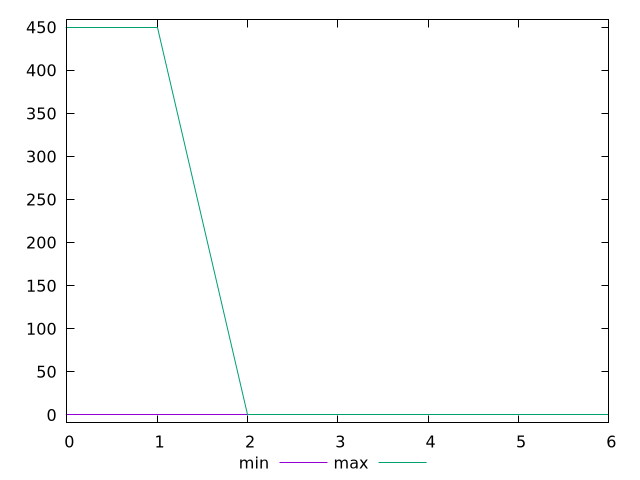

This figure's gnuplot source:
$_min <<EOF
0
0
0
0
0
0
0
EOF
$_max <<EOF
450
450
0
0
0
0
0
EOF
set key outside below
set terminal pngcairo
set output "report_00006_2020-11-02T20-21-41.718Z/unminified-css/progession_min_max.png"
set yrange [-9:459]
plot $_min title "min" with line ,$_max title "max" with line ,
